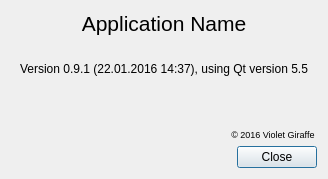
<?xml version="1.0" encoding="UTF-8"?>
<ui version="4.0">
 <class>CAboutDialog</class>
 <widget class="QDialog" name="CAboutDialog">
  <property name="geometry">
   <rect>
    <x>0</x>
    <y>0</y>
    <width>328</width>
    <height>179</height>
   </rect>
  </property>
  <property name="windowTitle">
   <string>About</string>
  </property>
  <layout class="QVBoxLayout" name="verticalLayout">
   <item>
    <widget class="QLabel" name="lblProgramName">
     <property name="font">
      <font>
       <pointsize>16</pointsize>
       <weight>50</weight>
       <bold>false</bold>
      </font>
     </property>
     <property name="text">
      <string>Application Name</string>
     </property>
     <property name="alignment">
      <set>Qt::AlignCenter</set>
     </property>
    </widget>
   </item>
   <item>
    <spacer name="verticalSpacer">
     <property name="orientation">
      <enum>Qt::Vertical</enum>
     </property>
     <property name="sizeType">
      <enum>QSizePolicy::Fixed</enum>
     </property>
     <property name="sizeHint" stdset="0">
      <size>
       <width>20</width>
       <height>20</height>
      </size>
     </property>
    </spacer>
   </item>
   <item>
    <widget class="QLabel" name="lblVersion">
     <property name="text">
      <string>Version 0.9.1 (22.01.2016 14:37), using Qt version 5.5</string>
     </property>
     <property name="alignment">
      <set>Qt::AlignCenter</set>
     </property>
    </widget>
   </item>
   <item>
    <spacer name="verticalSpacer_2">
     <property name="orientation">
      <enum>Qt::Vertical</enum>
     </property>
     <property name="sizeHint" stdset="0">
      <size>
       <width>20</width>
       <height>33</height>
      </size>
     </property>
    </spacer>
   </item>
   <item>
    <widget class="QLabel" name="lblCopyright">
     <property name="font">
      <font>
       <pointsize>7</pointsize>
      </font>
     </property>
     <property name="text">
      <string> © 2016 Violet Giraffe </string>
     </property>
     <property name="alignment">
      <set>Qt::AlignRight|Qt::AlignTrailing|Qt::AlignVCenter</set>
     </property>
    </widget>
   </item>
   <item>
    <widget class="QDialogButtonBox" name="buttonBox">
     <property name="orientation">
      <enum>Qt::Horizontal</enum>
     </property>
     <property name="standardButtons">
      <set>QDialogButtonBox::Close</set>
     </property>
    </widget>
   </item>
  </layout>
 </widget>
 <resources/>
 <connections>
  <connection>
   <sender>buttonBox</sender>
   <signal>accepted()</signal>
   <receiver>CAboutDialog</receiver>
   <slot>accept()</slot>
   <hints>
    <hint type="sourcelabel">
     <x>248</x>
     <y>254</y>
    </hint>
    <hint type="destinationlabel">
     <x>157</x>
     <y>274</y>
    </hint>
   </hints>
  </connection>
  <connection>
   <sender>buttonBox</sender>
   <signal>rejected()</signal>
   <receiver>CAboutDialog</receiver>
   <slot>reject()</slot>
   <hints>
    <hint type="sourcelabel">
     <x>316</x>
     <y>260</y>
    </hint>
    <hint type="destinationlabel">
     <x>286</x>
     <y>274</y>
    </hint>
   </hints>
  </connection>
 </connections>
</ui>
